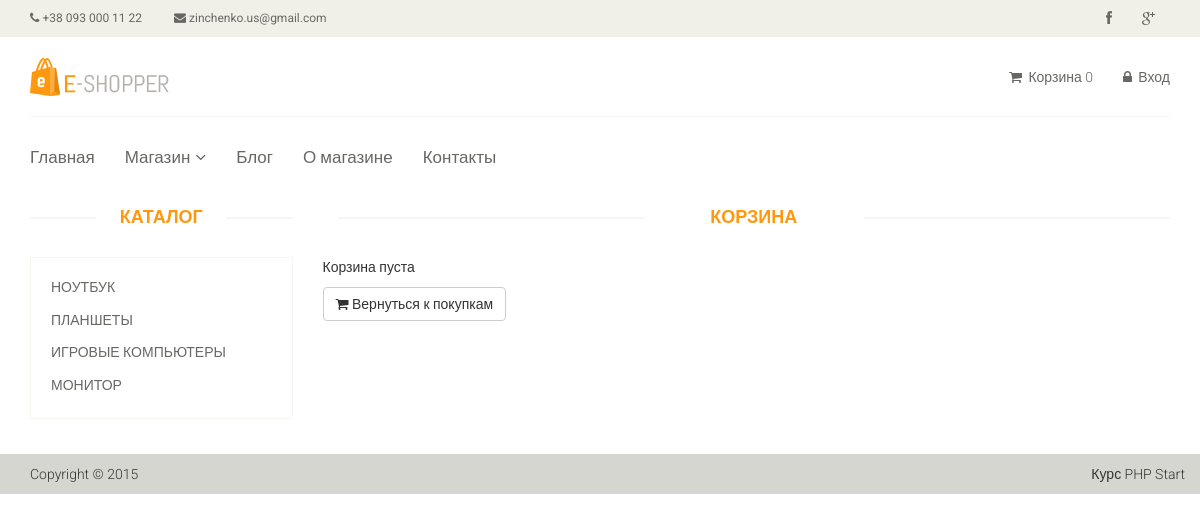
The page /cart on the database its author committed.
### tables this page shows
CREATE TABLE `category` (
  `id` int(11) NOT NULL,
  `name` varchar(255) NOT NULL,
  `sort_order` int(11) NOT NULL DEFAULT 0,
  `status` int(11) NOT NULL DEFAULT 1
);

### config/routes.php (called while the page is built)
<?php
return array(
    'cart/add/([0-9]+)' => 'cart/add/$1',
    'cart/addAjax/([0-9]+)' => 'cart/addAjax/$1',
    'recommendProducts' => 'cart/getRecommendProducts',
    'cart/checkout' => 'cart/checkout',
    'cart/delete/([0-9]+)' => 'cart/delete/$1',
    'cart' => 'cart/index',
    'user/register' => 'user/register',
    'user/login' => 'user/login',
    'user/logout' => 'user/logout',
    'news/([0-9]+)' => 'news/view/$1',
    'news' => 'news/index',
    'catalog' => 'catalog/index',
    'category/([0-9]+)/page-([0-9]+)' => 'catalog/Category/$1/$2',
    'category/([0-9]+)' => 'catalog/Category/$1',
    'blog' => 'blog/index',
    'blog/([0-9]+)' => 'catalog/view/$1',
    'product/([0-9]+)' => 'product/view/$1',
    'cabinet/edit' => 'cabinet/edit',
    'admin/product/update/([0-9]+)' => 'adminProduct/update/$1',
    'admin/product/create' => 'adminProduct/create',
    'admin/product/delete/([0-9]+)' => 'adminProduct/delete/$1',
    'admin/product' => 'adminProduct/index',
    'admin/category/create' => 'adminCategory/create',
    'admin/category/update/([0-9]+)' => 'adminCategory/update/$1',
    'admin/category/delete/([0-9]+)' => 'adminCategory/delete/$1',
    'admin/category' => 'adminCategory/index',
    'admin/order/update/([0-9]+)' => 'adminOrder/update/$1',
    'admin/order/delete/([0-9]+)' => 'adminOrder/delete/$1',
    'admin/order/view/([0-9]+)' => 'adminOrder/view/$1',
    'admin/order' => 'adminOrder/index',
    'admin' => 'admin/index',
    'cabinet' => 'cabinet/index',
    '' => 'site/index',
);

### controllers/CartController.php (called while the page is built, shortened)
<?php
class CartController
{
    public function actionIndex()
    {
        $categories = Category::getCategoryList();
        $productsInCart = Cart::getProducts();
        require_once ROOT . '/views/cart/index.php';
        return true;
    }
}

### index.php (called while the page is built, shortened)
<?php
require_once ROOT . '/components/Autoload.php';
$router = new Router();
$router->run();

### models/Category.php (called while the page is built, shortened)
<?php
class Category
{
    public static function getCategoryList()
    {
        $db = Db::getConnection();
        $result = $db->query('SELECT * FROM category ORDER BY sort_order ASC');
        $i = 0;
        while ($row = $result->fetch()) {
            $categoryList[$i]['id'] = $row['id'];
            $categoryList[$i]['sort_order'] = $row['sort_order'];
            $categoryList[$i]['status'] = $row['status'];
            $categoryList[$i]['name'] = $row['name'];
            $i++;
        }
        return $categoryList;
    }
}

### components/Autoload.php (called while the page is built, shortened)
<?php
spl_autoload_register(function ($class_name) {
    $array_paths = array(
        '/models/',
        '/components/',
    );
    foreach ($array_paths as $path) {
        $path = ROOT . $path . $class_name . '.php';
    }
});

### components/Cart.php (called while the page is built, shortened)
<?php
class Cart
{
    public static function getProducts()
    {
        if (isset($_SESSION['products'])) {
            return $_SESSION['products'];
        } else {
            return false;
        }
    }
}

### views/cart/index.php (the view)
<?php include ROOT . '/views/layouts/header.php';?>
<section>
    <div class="container">
        <div class="row">
            <div class="col-sm-3">
                <div class="left-sidebar">
                    <h2>Каталог</h2>
                    <div class="panel-group category-products">
                        <?php foreach ($categories as $categoryItem): ?>
                            <div class="panel panel-default">
                                <div class="panel-heading">
                                    <h4 class="panel-title">
                                        <a href="/category/<?php echo $categoryItem['id']; ?>">
                                            <?php echo $categoryItem['name']; ?>
                                        </a>
                                    </h4>
                                </div>
                            </div>
                        <?php endforeach;?>
                    </div>
                </div>
            </div>
            <div class="col-sm-9 padding-right">
                <div class="features_items">
                    <h2 class="title text-center">Корзина</h2>
                    <?php if ($productsInCart): ?>
                        <p>Вы выбрали такие товары:</p>
                        <table class="table-bordered table-striped table">
                            <tr>
                                <th>Код товара</th>
                                <th>Название</th>
                                <th>Стомость, грн</th>
                                <th>Количество, шт</th>
                                <th>Удалить</th>
                            </tr>
                            <?php foreach ($products as $product): ?>
                                <tr>
                                    <td><?php echo $product['code']; ?></td>
                                    <td>
                                        <a href="/product/<?php echo $product['id']; ?>">
                                            <?php echo $product['name']; ?>
                                        </a>
                                    </td>
                                    <td><?php echo $product['price']; ?></td>
                                    <td><?php echo $productsInCart[$product['id']]; ?></td>
                                    <td>
                                        <a class="btn btn-default checkout" href="/cart/delete/<?php echo $product['id']; ?>">
                                            <i class="fa fa-times"></i>
                                        </a>
                                    </td>
                                </tr>
                            <?php endforeach;?>
                                <tr>
                                    <td colspan="4">Общая стоимость, грн:</td>
                                    <td><?php echo $totalPrice; ?></td>
                                </tr>
                        </table>
                        <a class="btn btn-default checkout" href="/cart/checkout"><i class="fa fa-shopping-cart"></i> Оформить заказ</a>
                    <?php else: ?>
                        <p>Корзина пуста</p>
                        <a class="btn btn-default checkout" href="/"><i class="fa fa-shopping-cart"></i> Вернуться к покупкам</a>
                    <?php endif;?>
                </div>
            </div>
        </div>
    </div>
</section>
<?php include ROOT . '/views/layouts/footer.php';?>

### components/Router.php (shortened to what this page needs)
<?php
class Router
{
    private $routes;
    public function __construct()
    {
        $routesPath = ROOT . '/config/routes.php';
        $this->routes = include $routesPath;
    }
    private function getURI()
    {
        if (!empty($_SERVER['REQUEST_URI'])) {
            return trim($_SERVER['REQUEST_URI'], '/');
        }
    }
    public function run()
    {
        $uri = $this->getURI();
        foreach ($this->routes as $uriPattern => $path) {
            if (preg_match("~$uriPattern~", $uri)) {
                $internalRoute = preg_replace("~$uriPattern~", $path, $uri);
                $segments = explode('/', $internalRoute);
                $controllerName = array_shift($segments) . 'Controller';
                $actionName = 'action' . ucfirst(array_shift($segments));
                $controllerObject = new $controllerName;
                $result = call_user_func_array(array($controllerObject, $actionName), $segments);
                if ($result != null) {
                    break;
                }
            }
        }
    }
}

### template/css/main.css (style rules this page uses)
body { font-family: 'Roboto', sans-serif; background:; position: relative; font-weight:400px; }
a { -webkit-transition: 300ms; -moz-transition: 300ms; -o-transition: 300ms; transition: 300ms; }
h1, h2, h3, h4, h5, h6 { font-family: 'Roboto', sans-serif; }
.category-products { border: 1px solid #F7F7F0; margin-bottom: 35px; padding-bottom: 20px; padding-top: 15px; }
.left-sidebar h2, .brands_products h2 { color: #FE980F; font-family: 'Roboto', sans-serif; font-size: 18px; font-weight: 700; margin: 0 auto 30px; text-align: center; text-transform: uppercase; position: relative; z-index:3; }
.left-sidebar h2:after, h2.title:after { content: " "; position: absolute; border: 1px solid #f5f5f5; bottom:8px; left: 0; width: 100%; height: 0; z-index: -2; }
.left-sidebar h2:before { content: " "; position: absolute; background: #fff; bottom: -6px; width: 130px; height: 30px; z-index: -1; left: 50%; margin-left: -65px; }
h2.title:before { content: " "; position: absolute; background: #fff; bottom: -6px; width: 220px; height: 30px; z-index: -1; left: 50%; margin-left: -110px; }
.category-products .panel { background-color: #FFFFFF; border: 0px; border-radius: 0px; box-shadow:none; margin-bottom: 0px; }
.category-products .panel-default .panel-heading { background-color: #FFFFFF; border: 0 none; color: #FFFFFF; padding: 5px 20px; }
.category-products .panel-default .panel-heading .panel-title a { color: #696763; font-family: 'Roboto', sans-serif; font-size: 14px; text-decoration: none; text-transform: uppercase; }
.padding-right { padding-right: 0; }
.features_items { overflow:hidden; }
h2.title { color: #FE980F; font-family: 'Roboto', sans-serif; font-size: 18px; font-weight: 700; margin: 0 15px; text-transform: uppercase; margin-bottom: 30px; position: relative; }

### rows shown on the page
category: name "НОУТБУК"
category: name "ПЛАНШЕТЫ"
category: name "ИГРОВЫЕ КОМПЬЮТЕРЫ"
category: name "МОНИТОР"
